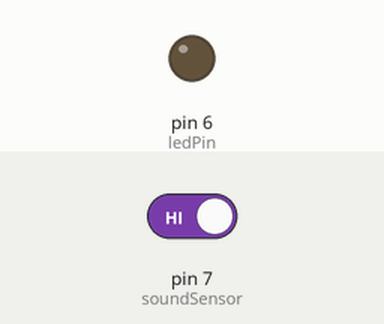
The sketch below on a simulated Arduino Uno, built with avr-gcc and run on an emulated ATmega328P. Shown: output pins drawn as LEDs (lit = HIGH). Dashed ring = blinking. Inputs (shaded band) come from the test bench; at power-on: pin 7 (soundSensor) HIGH.

Above: at 1.2 s.
1.3 s: pin 7 (soundSensor) driven LOW
At 1.45 s:
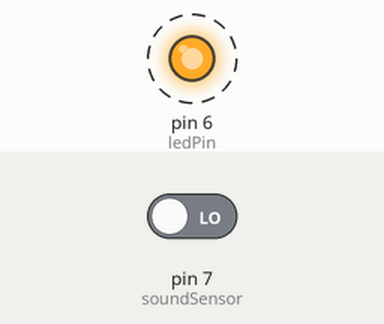
4.3 s: pin 7 (soundSensor) driven HIGH
At 5.0 s:
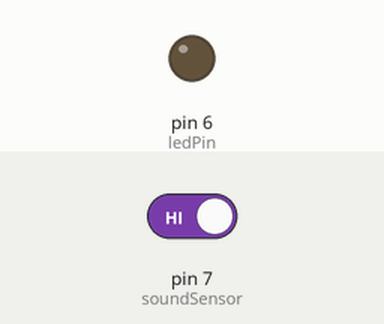
Timing chart, 0 to 7.3 s (numbered marks = the images above; inputs shaded):
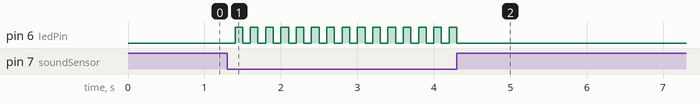

The sketch:

Clap_Spark.ino
```cpp
// ---* Clap Spark *--- //

int soundSensor = 7;
int ledPin = 6;
int clapCount = 0;
unsigned long firstClapTime = 0;
bool ledState = false;

void setup() {
  pinMode(soundSensor, INPUT);
  pinMode(ledPin, OUTPUT);
  digitalWrite(ledPin, LOW);
}

void loop() {
  int soundDetected = digitalRead(soundSensor);

  if (soundDetected == 0) { // Sound detected
    if (clapCount == 0) {
      firstClapTime = millis();
      clapCount++;
    } else if (millis() - firstClapTime < 400) {
      clapCount++;
    }
    delay(50); // Debounce delay
  }

  if (clapCount == 2) {
    ledState = !ledState;
    digitalWrite(ledPin, ledState ? HIGH : LOW);
    clapCount = 0;
  }

  if (millis() - firstClapTime > 400) {
    clapCount = 0;
  }
}
```

Measured:
- after the input at 1.3 s, pin 6 (ledPin): alternates HIGH for 0.10 s and LOW for 0.10 s, starting after 0.10 s
- after the input at 4.3 s, pin 6 (ledPin): goes on until 4.3 s, then stays LOW
